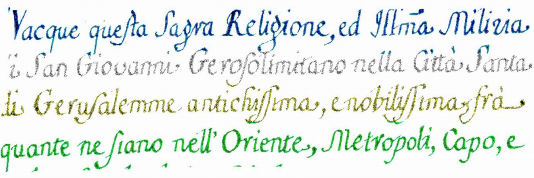
#> input picture Tutorial3/Capture.PNG, 534 x 178 px
$ python segment.py
#> lines starting #> are read from the running program, lines starting #| are printed output that depends on the picture; after the words box and inside, x2 and y2 are one past the last pixel; in counts of white or black regions, pixels touching at a corner belong together
import cv2
import numpy as np

text = cv2.imread("Capture.PNG", 1)
#> text is the input picture: shape (178, 534, 3); mean B, G, R 233.2, 238.1, 231.2
kernel = np.ones((3, 3), np.uint8)
kernel2 = np.ones((4, 4), np.uint8)
gray = cv2.cvtColor(text, cv2.COLOR_BGR2GRAY)
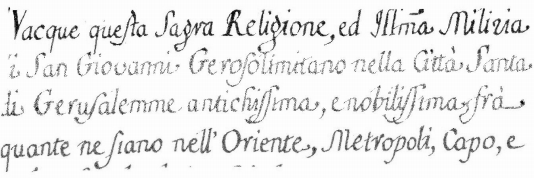
#> gray: shape (178, 534); min 5, max 255, mean 235.5

# closing = cv2.dilate(text, kernel2, iterations=1)

rets, tresh = cv2.threshold(gray, 0, 255, cv2.THRESH_BINARY_INV + cv2.THRESH_OTSU)
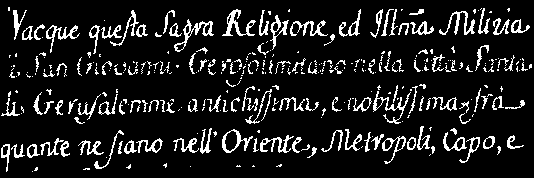
#> tresh: shape (178, 534); 11.6% white in thin lines or dots
#> rets = 189
cv2.imshow('binary', tresh)
print(rets)
#| 189.0

final = cv2.dilate(tresh, kernel, iterations=1)
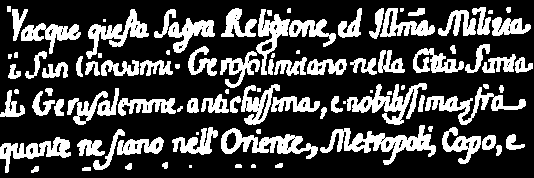
#> final: shape (178, 534); 28% white; 97 white regions (17 under 20 px), largest, box (x1, y1, x2, y2) and area: (320, 125, 436, 165) 1623, (347, 83, 427, 125) 1251, (221, 128, 318, 159) 1218
# final = cv2.erode(closing, kernel, iterations=1)
cv2.imshow('final', final)

# Apply connected components
# ret, labels = cv2.connectedComponents(final)
#
# # # Show the connected components 1 by 1.
# for label in range(1, ret):
#     mask = np.array(labels, dtype=np.uint8)
#     mask[labels == label] = 255
#     cv2.imshow('component', mask)
#     cv2.waitKey(0)
cv2.waitKey(0)

$ run again, with Tutorial3/shapes.jpg saved as Tutorial3/Capture.PNG
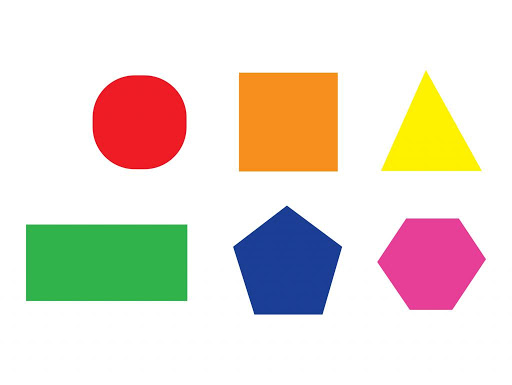
#> input picture Tutorial3/shapes.jpg, 512 x 385 px
#> text is the input picture: shape (385, 512, 3); mean B, G, R 209.6, 220.8, 230.3
#> `rets, tresh = cv2.threshold(gray, 0, 255, cv2.THRESH_BINARY_INV + cv2...`:
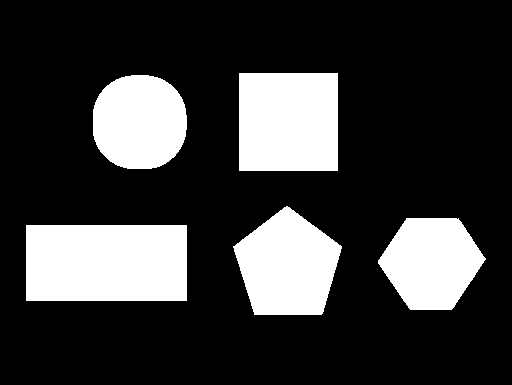
#> tresh: shape (385, 512); 22.7% white; 5 white regions, box (x1, y1, x2, y2) and area: (26, 225, 187, 301) 12236, (239, 73, 338, 171) 9702, (233, 206, 342, 315) 8309, (93, 75, 187, 169) 7302, (378, 218, 486, 310) 7139
#> rets = 184
#| 184.0
#> `final = cv2.dilate(tresh, kernel, iterations=1)`:
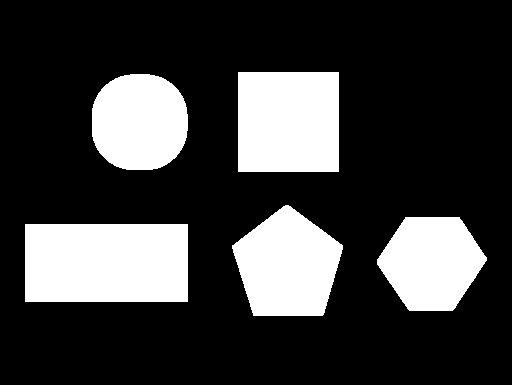
#> final: shape (385, 512); 23.7% white; 5 white regions, box (x1, y1, x2, y2) and area: (25, 224, 188, 302) 12714, (238, 72, 339, 172) 10100, (232, 205, 343, 316) 8749, (92, 74, 188, 170) 7682, (377, 217, 487, 311) 7544
